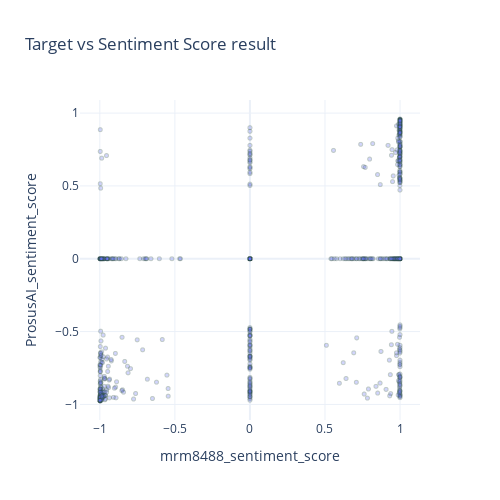

The code cell stored with this chart in its notebook:
### Code cell
fig = px.scatter(data_frame=msft_news,
                 x='mrm8488_sentiment_score', y='ProsusAI_sentiment_score', template='plotly_white',
                 width=500,height=500, title='Target vs Sentiment Score result')

fig.update_traces(marker=dict(size=4,
                              line=dict(width=1,
                                        color='DarkSlateGrey')),
                  opacity=0.3,
                  selector=dict(mode='markers'))

fig.show()

### Figure 1 — Plotly figure (JSON) as saved in the notebook; plotly's stock layout.template omitted (floating-point values rounded to 4 significant figures; data arrays with more than 128 entries replaced by an {"elided": "..."} marker saying what was removed)
{"data": [{"hovertemplate": "mrm8488_sentiment_score=%{x}<br>ProsusAI_sentiment_score=%{y}<extra></extra>", "legendgroup": "", "marker": {"color": "#636efa", "symbol": "circle", "line": {"color": "DarkSlateGrey", "width": 1}, "size": 4}, "mode": "markers", "name": "", "showlegend": false, "x": {"elided": "2496 float values"}, "xaxis": "x", "y": {"elided": "2496 float values"}, "yaxis": "y", "type": "scattergl", "opacity": 0.3}], "layout": {"xaxis": {"anchor": "y", "domain": [0.0, 1.0], "title": {"text": "mrm8488_sentiment_score"}}, "yaxis": {"anchor": "x", "domain": [0.0, 1.0], "title": {"text": "ProsusAI_sentiment_score"}}, "legend": {"tracegroupgap": 0}, "title": {"text": "Target vs Sentiment Score result"}, "height": 500, "width": 500}}
